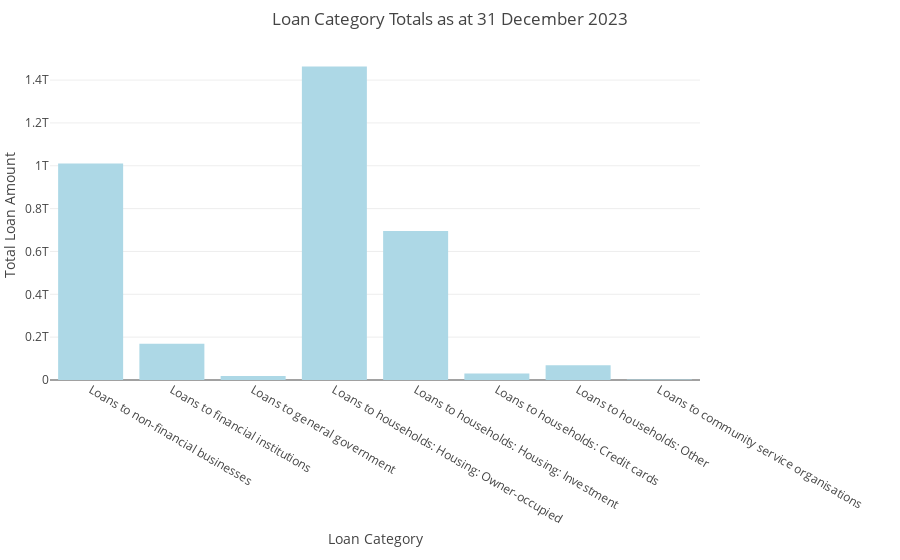

Here is the notebook cell this chart was saved with:
### Code cell
from outputs.outputs_utils import generate_bar_chart

char = generate_bar_chart(
    df_summary_output=df_summary_output,
    selected_date=selected_date,
    loan_column_names=loan_column_names,
    category_column='Loan Category',
    columns_label = 'Total Loan Amount',
    marker_color='lightblue',
    title=f"Loan Category Totals as at {selected_date.strftime('%d %B %Y')}",
    yaxis_title='Total Loan Amount',
    margin_l=50,
    margin_r=200,
    margin_t=50,
    margin_b=180,
)

char

### Figure 1 — Plotly figure (JSON) as saved in the notebook; plotly's stock layout.template omitted (floating-point values rounded to 4 significant figures)
{"data": [{"marker": {"color": "lightblue"}, "name": "Total Loan Amount", "type": "bar", "x": ["Loans to non-financial businesses", "Loans to financial institutions", "Loans to general government", "Loans to households: Housing: Owner-occupied", "Loans to households: Housing: Investment", "Loans to households: Credit cards", "Loans to households: Other", "Loans to community service organisations"], "y": [1010780400000, 168851400000, 18290800000, 1463326000000, 695583700000, 30086600000, 68614300000, 2864900000]}], "layout": {"barmode": "overlay", "margin": {"b": 180, "l": 50, "r": 200, "t": 50}, "title": {"text": "Loan Category Totals as at 31 December 2023"}, "xaxis": {"title": {"text": "Loan Category"}}, "yaxis": {"title": {"text": "Total Loan Amount"}}}}
